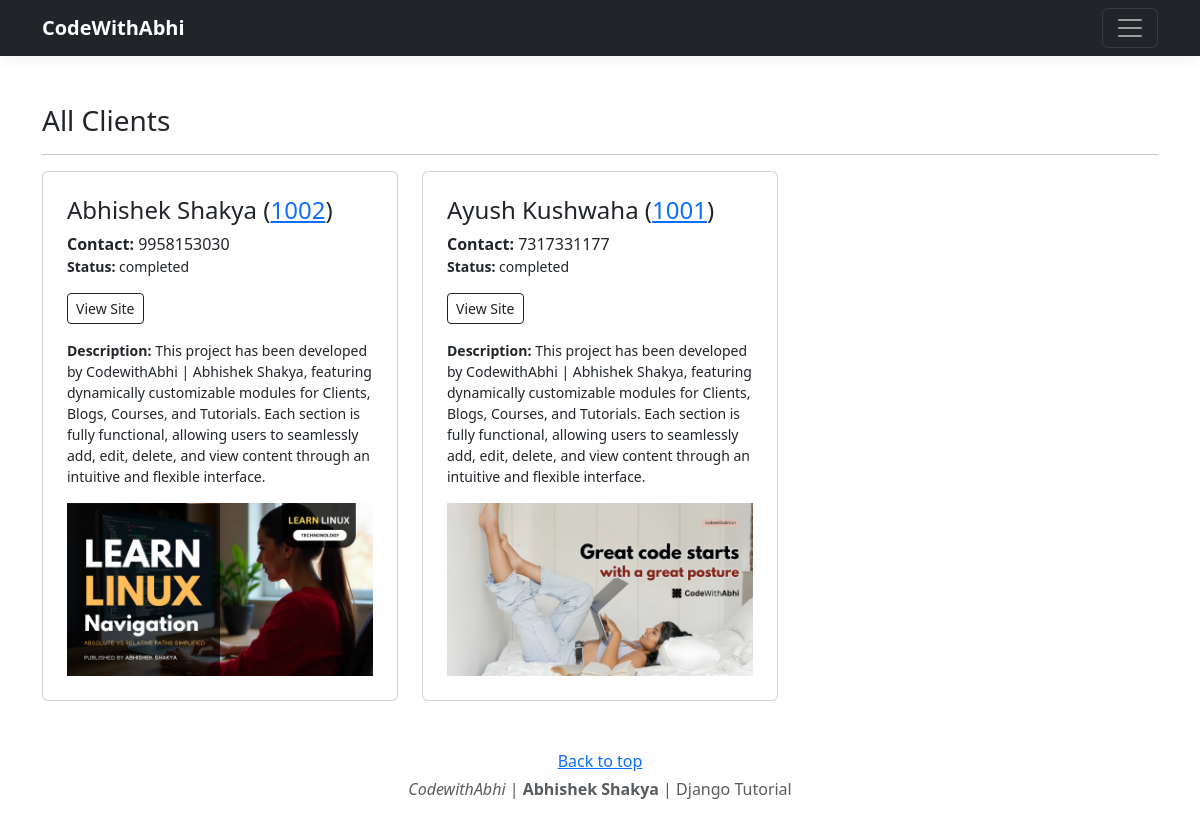
/clients/, run on the app's committed database.
### member/models.py (models this page shows, shortened)
class Client(models.Model):
    client_code = models.CharField(max_length=20, unique=True)
    name = models.CharField(max_length=100)
    contact = models.CharField(max_length=15)
    address = models.TextField()
    description = models.TextField(blank=True, null=True)
    url_link = models.URLField(blank=True, null=True)
    project_status = models.CharField(
        max_length=20,
        choices=PROJECT_STATUS_CHOICES,
        default='ongoing'
    )

class ProjectImage(models.Model):
    client = models.ForeignKey(Client, related_name='project_images', on_delete=models.CASCADE)
    image = models.ImageField(upload_to='client_projects/')
    caption = models.CharField(max_length=255, blank=True)

### member/views.py (the view)
# urls.py: path('clients/', views.viewclients, name='viewclients'),
def viewclients(request):
    clients = Client.objects.all()
    return render(request, 'viewclients.html', {'clients': clients})

### templates/viewclients.html
{% extends 'base.html' %}
{% block content %}
<main>
    <div class='container mt-5'>
    <h3>All Clients</h3>
    <hr>
    <div class='row'>
    {% for client in clients %}
    <div class='col-md-4'>
    <div class='card p-4'>
        <div class="client-card">
            <h4>{{ client.name }} (<a href="{% url 'view_client' client.id %}">{{ client.client_code }}</a>)</h4>
            <p><strong>Contact:</strong> {{ client.contact }}<br>
            <small><strong>Status:</strong> {{ client.project_status }}</small></p>
            <p>
                <a class='btn btn-outline-dark btn-sm' href="{{ client.url_link }}" target="_blank">View Site</a>
            </p>
            <p><small><strong>Description:</strong> {{ client.description }}</small></p>
            <div class='row'>
                <div class="client-images">
                    {% for img in client.project_images.all %}
                        <img style='width:100%;' src="{{ img.image.url }}" alt="Project Image">
                    {% empty %}
                        <p>No project images.</p>
                    {% endfor %}
                </div>
            </div>
        </div>
        </div>
    </div>
    {% empty %}
        <p>No clients available.</p>
            </div>
        </div>
        </div>
    {% endfor %}
</div></div>
    </main>
  {% endblock %}

### templates/base.html
{% include "header.html" %}
{% block  content  %}
{% endblock %}
{% include "footer.html" %}

### templates/header.html (shortened to what this page needs)
<html lang="en"><head>
   <link rel="stylesheet" href="https://cdn.jsdelivr.net/npm/bootstrap@5.3.3/dist/css/bootstrap.min.css">
  </head>
  <body>
    <header>
      <div class="navbar navbar-dark bg-dark box-shadow">
        <div class="container d-flex justify-content-between">
          <a href="{% url 'Homepage' %}" class="navbar-brand d-flex align-items-center">
                       <strong>CodeWithAbhi</strong>
          </a>
          <button class="navbar-toggler collapsed" type="button" data-toggle="collapse" data-target="#navbarHeader" aria-controls="navbarHeader" aria-expanded="false" aria-label="Toggle navigation">
            <span class="navbar-toggler-icon"></span>
          </button>
        </div>
      </div>
    </header>

### templates/footer.html (shortened to what this page needs)
  <footer class="text-muted text-center">
      <div class="container">
        <p class="float-right">
          <a href="#">Back to top</a>
        </p>
        <p><em>CodewithAbhi</em> | <strong>Abhishek Shakya</strong> | Django Tutorial</p>
      </div>
    </footer>
</body></html>

### templates/header.html (style rules this page uses)
:root { --jumbotron-padding-y: 3rem; }
footer { padding-top: 3rem; padding-bottom: 3rem; }
footer p { margin-bottom: .25rem; }
.box-shadow { box-shadow: 0 .25rem .75rem rgba(0, 0, 0, .05); }

### data on the page
Client: name "Abhishek Shakya", client_code "1002", contact "9958153030", project_status "completed", description "This project has been developed by CodewithAbhi | Abhishek Shakya, featuring dynamically customizable modules for Clients, Blogs, Courses, and Tutorials. Each section is fully functional, allowing users to seamlessly add, edit, delete, and view content through an intuitive and flexible interface."
ProjectImage: image (picture)
Client: name "Ayush Kushwaha", client_code "1001", contact "7317331177", project_status "completed", description "This project has been developed by CodewithAbhi | Abhishek Shakya, featuring dynamically customizable modules for Clients, Blogs, Courses, and Tutorials. Each section is fully functional, allowing users to seamlessly add, edit, delete, and view content through an intuitive and flexible interface."
ProjectImage: image (picture)
